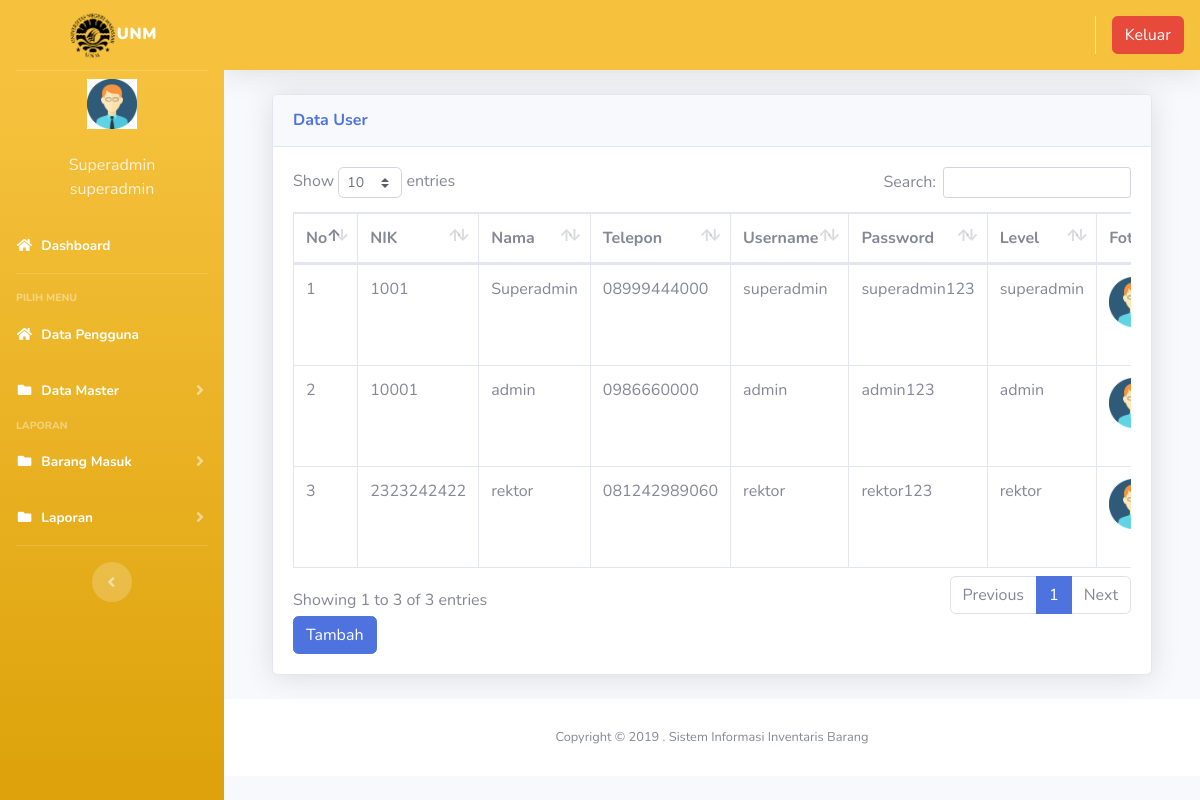
Page /index3.php?page=pengguna (signed in) on the committed database.
### tables this page shows
CREATE TABLE `users` (
  `id` int(11) NOT NULL,
  `nik` varchar(10) NOT NULL,
  `nama` varchar(100) NOT NULL,
  `alamat` varchar(200) NOT NULL,
  `telepon` varchar(100) NOT NULL,
  `username` varchar(100) NOT NULL,
  `password` varchar(100) NOT NULL,
  `level` varchar(25) NOT NULL DEFAULT 'member',
  `foto` varchar(25) NOT NULL
);

### page/pengguna/pengguna.php (the view, shortened to what this page needs)
<div class="container-fluid">
  <div class="card shadow mb-4">
    <div class="card-header py-3">
      <h6 class="m-0 font-weight-bold text-primary">Data User</h6>
    </div>
    <div class="card-body">
      <div class="table-responsive">
        <table class="table table-bordered" id="dataTable" width="100%" cellspacing="0">
        <thead>
                                <tr>
			<th>No</th>
			<th>NIK</th>
			<th>Nama</th>
			<th>Telepon</th>
			<th>Username</th>
                                    <th>Password</th>
                                    <th>Level</th>
                                    <th>Foto</th>
                                </tr>
		</thead>
          <tbody>
            <?php
	$no = 1;
	$sql = $koneksi->query("select * from users");
	while ($data = $sql->fetch_assoc()) {
	?>
                                <tr>
                                    <td><?php echo $no++; ?></td>
			<td><?php echo $data['nik'] ?></td>
			<td><?php echo $data['nama'] ?></td>
			<td><?php echo $data['telepon'] ?></td>
                                    <td><?php echo $data['username'] ?></td>
			<td><?php echo $data['password'] ?></td>
			<td><?php echo $data['level'] ?></td>
			<td><img src="img/<?php echo $data['foto'] ?>"width="50" height="50" alt=""> </td>
                                </tr>
	<?php }?>
		   </tbody>
                        </table>
<a href="?page=pengguna&aksi=tambahpengguna" class="btn btn-primary" >Tambah</a>
      </div>
    </div>
  </div>
</div>

### index3.php (shortened to what this page needs)
<?php
	$koneksi = new mysqli("localhost","root","","inventori");
	?>
<!DOCTYPE html>
<html lang="en">
<head>
  <link href="vendor/fontawesome-free/css/all.min.css" rel="stylesheet" type="text/css">
  <link href="css/sb-admin-2.min.css" rel="stylesheet">
  <link href="vendor/datatables/dataTables.bootstrap4.min.css" rel="stylesheet">
</head>
<body id="page-top">
  <div id="wrapper">
    <ul class="navbar-nav bg-gradient-warning sidebar sidebar-dark accordion" id="accordionSidebar">
      <a class="sidebar-brand d-flex align-items-center justify-content-center" href="index3.php">
        <div class="sidebar-brand-text mx-2"><img src="img/logounm.png" alt="" width="50px"><b>UNM</b></div>
      </a>
      <hr class="sidebar-divider my-0">
 <?php
   if ($_SESSION['superadmin']) {
	   $user = $_SESSION['superadmin'];
   }
   $sql =$koneksi->query("select * from users where id='$user'");
   $data = $sql->fetch_assoc();
   ?>
    <li class="d-flex align-items-center justify-content-center">
        <a class="nav-link">
		 <img src="img/<?php echo $data['foto']?>" class="img-circle" width="50" alt="User"/></a>
	  </li>
		 <li class="nav-item ">
        <a class="nav-link">
         	<div class="d-flex align-items-center justify-content-center" class="name">  <?php echo  $data['nama'];?></div></font>
			<div class="d-flex align-items-center justify-content-center" class="email"><?php echo $data['level'];?></div>
		 </a>
      </li>
      <li class="nav-item active">
        <a class="nav-link" href="?page=home3">
          <i class="fas fa-fw fa-home"></i>
          <span>Dashboard</span></a>
      </li>
      <hr class="sidebar-divider">
      <div class="sidebar-heading">
        Pilih Menu
      </div>
	    <li class="nav-item active">
        <a class="nav-link" href="?page=pengguna">
          <i class="fas fa-fw fa-home"></i>
          <span>Data Pengguna</span></a>
      </li>
	   <li class="nav-item active">
        <a class="nav-link collapsed" href="#" data-toggle="collapse" data-target="#collapseData" aria-expanded="true" aria-controls="collapseData">
          <i class="fas fa-fw fa-folder"></i>
          <span>Data Master</span>
        </a>
      </li>
      <div class="sidebar-heading">
        Laporan
      </div>
      <li class="nav-item active">
        <a class="nav-link collapsed" href="#" data-toggle="collapse" data-target="#collapsePages" aria-expanded="true" aria-controls="collapsePages">
          <i class="fas fa-fw fa-folder"></i>
          <span>Barang Masuk</span>
        </a>
      </li>
	     <li class="nav-item active">
        <a class="nav-link collapsed" href="#" data-toggle="collapse" data-target="#collapseLaporan" aria-expanded="true" aria-controls="collapseLaporan">
          <i class="fas fa-fw fa-folder"></i>
          <span>Laporan</span>
        </a>
      </li>
      <hr class="sidebar-divider d-none d-md-block">
      <div class="text-center d-none d-md-inline">
        <button class="rounded-circle border-0" id="sidebarToggle"></button>
      </div>
    </ul>
    <div id="content-wrapper" class="d-flex flex-column">
      <div id="content">
        <nav class="navbar navbar-expand navbar-dark bg-warning topbar mb-4 static-top shadow">
          <ul class="navbar-nav ml-auto">
            <li class="nav-item dropdown no-arrow">
			 <div class="top-menu">
        <ul class="nav pull-right top-menu">
           <li><a onclick="return confirm('Apakah anda yakin akan logout?')" class="btn btn-danger" class="logout" href="logout.php">Keluar</a></li>
        </ul>
      </div>
            </li>
          </ul>
        </nav>
        <div class="container-fluid">
		 <section class="content">
		      <?php
			   $page = $_GET['page'];
			   $aksi = $_GET['aksi'];
			   	if ($page == "pengguna") {
				   if ($aksi == "") {
					   include "page/pengguna/pengguna.php";
				   }
			   }
			   ?>
    </section>
</div>
      <footer class="sticky-footer bg-white">
        <div class="container my-auto">
          <div class="copyright text-center my-auto">
            <span>Copyright &copy; 2019 . Sistem Informasi Inventaris Barang</span>
          </div>
        </div>
      </footer>
    </div>
  </div>
  </div>
</body>
</html>

### rows in the picture
users: foto (picture), nama "Superadmin", level "superadmin", nik "1001", telepon "08999444000", username "superadmin", password "superadmin123"
users: nik "10001", nama "admin", telepon "0986660000", username "admin", password "admin123", level "admin", foto (picture)
users: nik "2323242422", nama "rektor", telepon "081242989060", username "rektor", password "rektor123", level "rektor", foto (picture)
